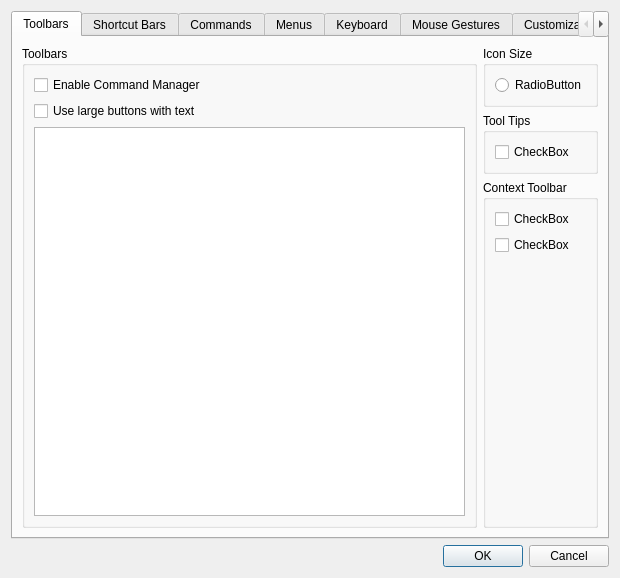
<?xml version="1.0" encoding="UTF-8"?>
<ui version="4.0">
 <class>Dialog</class>
 <widget class="QDialog" name="Dialog">
  <property name="geometry">
   <rect>
    <x>0</x>
    <y>0</y>
    <width>620</width>
    <height>578</height>
   </rect>
  </property>
  <property name="windowTitle">
   <string>Dialog</string>
  </property>
  <layout class="QVBoxLayout" name="verticalLayout">
   <item>
    <widget class="QTabWidget" name="tabWidget">
     <property name="currentIndex">
      <number>0</number>
     </property>
     <widget class="QWidget" name="tab">
      <attribute name="title">
       <string>Toolbars</string>
      </attribute>
      <layout class="QHBoxLayout" name="horizontalLayout">
       <item>
        <widget class="QGroupBox" name="groupBox">
         <property name="title">
          <string>Toolbars</string>
         </property>
         <layout class="QVBoxLayout" name="verticalLayout_2">
          <item>
           <widget class="QCheckBox" name="checkBox">
            <property name="text">
             <string>Enable Command Manager</string>
            </property>
           </widget>
          </item>
          <item>
           <widget class="QCheckBox" name="checkBox_2">
            <property name="text">
             <string>Use large buttons with text</string>
            </property>
           </widget>
          </item>
          <item>
           <widget class="QListView" name="listView"/>
          </item>
         </layout>
        </widget>
       </item>
       <item>
        <layout class="QVBoxLayout" name="verticalLayout_3">
         <property name="topMargin">
          <number>0</number>
         </property>
         <property name="bottomMargin">
          <number>0</number>
         </property>
         <item>
          <widget class="QGroupBox" name="groupBox_2">
           <property name="title">
            <string>Icon Size</string>
           </property>
           <layout class="QVBoxLayout" name="verticalLayout_4">
            <item>
             <widget class="QRadioButton" name="radioButton">
              <property name="text">
               <string>RadioButton</string>
              </property>
             </widget>
            </item>
           </layout>
          </widget>
         </item>
         <item>
          <widget class="QGroupBox" name="groupBox_3">
           <property name="title">
            <string>Tool Tips</string>
           </property>
           <layout class="QVBoxLayout" name="verticalLayout_5">
            <item>
             <widget class="QCheckBox" name="checkBox_4">
              <property name="text">
               <string>CheckBox</string>
              </property>
             </widget>
            </item>
           </layout>
          </widget>
         </item>
         <item>
          <widget class="QGroupBox" name="groupBox_4">
           <property name="title">
            <string>Context Toolbar</string>
           </property>
           <layout class="QVBoxLayout" name="verticalLayout_6">
            <item>
             <widget class="QCheckBox" name="checkBox_3">
              <property name="text">
               <string>CheckBox</string>
              </property>
             </widget>
            </item>
            <item>
             <widget class="QCheckBox" name="checkBox_5">
              <property name="text">
               <string>CheckBox</string>
              </property>
             </widget>
            </item>
            <item>
             <spacer name="verticalSpacer">
              <property name="orientation">
               <enum>Qt::Vertical</enum>
              </property>
              <property name="sizeHint" stdset="0">
               <size>
                <width>20</width>
                <height>40</height>
               </size>
              </property>
             </spacer>
            </item>
           </layout>
          </widget>
         </item>
        </layout>
       </item>
      </layout>
     </widget>
     <widget class="QWidget" name="tab_3">
      <attribute name="title">
       <string>Shortcut Bars</string>
      </attribute>
     </widget>
     <widget class="QWidget" name="tab_2">
      <attribute name="title">
       <string>Commands</string>
      </attribute>
     </widget>
     <widget class="QWidget" name="tab_4">
      <attribute name="title">
       <string>Menus</string>
      </attribute>
     </widget>
     <widget class="QWidget" name="tab_5">
      <attribute name="title">
       <string>Keyboard</string>
      </attribute>
     </widget>
     <widget class="QWidget" name="tab_6">
      <attribute name="title">
       <string>Mouse Gestures</string>
      </attribute>
     </widget>
     <widget class="QWidget" name="tab_7">
      <attribute name="title">
       <string>Customization</string>
      </attribute>
     </widget>
    </widget>
   </item>
   <item>
    <widget class="QDialogButtonBox" name="buttonBox">
     <property name="orientation">
      <enum>Qt::Horizontal</enum>
     </property>
     <property name="standardButtons">
      <set>QDialogButtonBox::Cancel|QDialogButtonBox::Ok</set>
     </property>
    </widget>
   </item>
  </layout>
 </widget>
 <resources/>
 <connections>
  <connection>
   <sender>buttonBox</sender>
   <signal>accepted()</signal>
   <receiver>Dialog</receiver>
   <slot>accept()</slot>
   <hints>
    <hint type="sourcelabel">
     <x>248</x>
     <y>254</y>
    </hint>
    <hint type="destinationlabel">
     <x>157</x>
     <y>274</y>
    </hint>
   </hints>
  </connection>
  <connection>
   <sender>buttonBox</sender>
   <signal>rejected()</signal>
   <receiver>Dialog</receiver>
   <slot>reject()</slot>
   <hints>
    <hint type="sourcelabel">
     <x>316</x>
     <y>260</y>
    </hint>
    <hint type="destinationlabel">
     <x>286</x>
     <y>274</y>
    </hint>
   </hints>
  </connection>
 </connections>
</ui>
